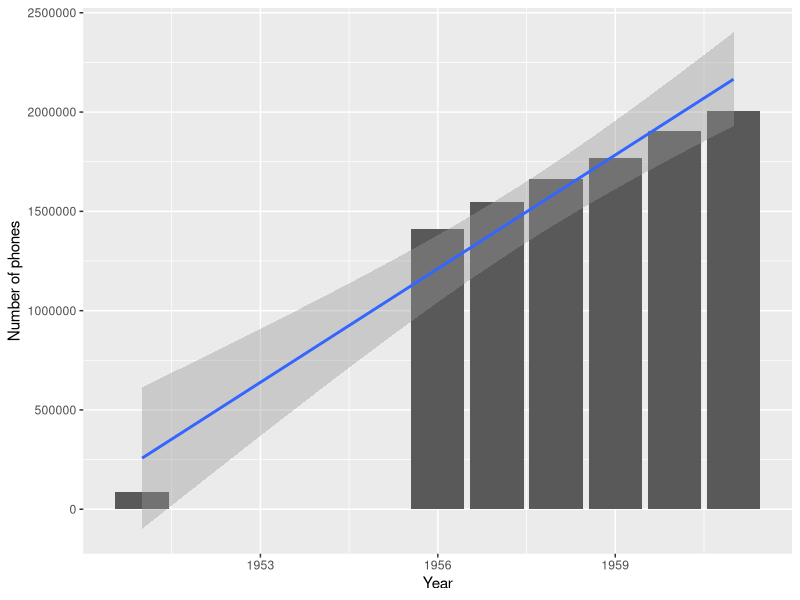
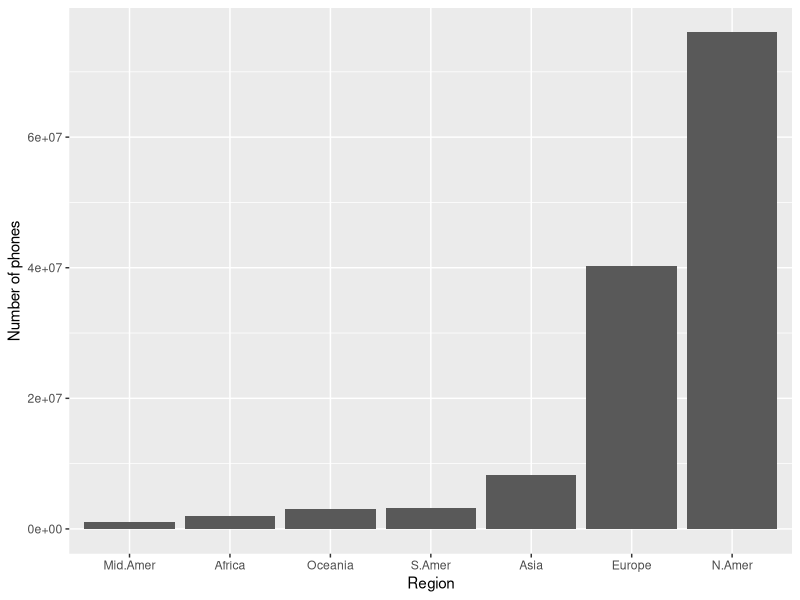

The R script that drew these images, in order:
## ---- chunk 1
knitr::opts_chunk$set(echo = FALSE)
## ---- chunk 2
library(dplyr)
library(ggplot2)
## ---- chunk 3
WorldPhones

## ---- chunk 4

data <- WorldPhones[, 6] * 1000
data <- data.frame(data,year = as.numeric(names(data)) )

ggplot(data, aes(x = year, y = data)) + xlab("Year") +ylab("Number of phones") + 
      geom_bar(stat = "identity") + 
      geom_smooth(method = "lm")

    
    
## ---- chunk 5

data2 <- WorldPhones[6, ] * 1000
data2 <- data.frame(data2,region = names(data2))

    
ggplot(data2, aes(x = reorder(region, data2), y = data2)) + xlab("Region") +ylab("Number of phones") + 
      geom_bar(stat = "identity")

